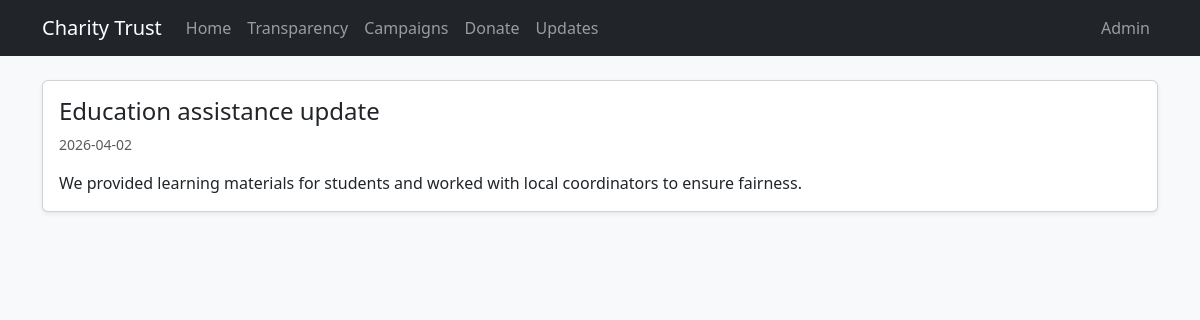
The page /posts/2 on the database its author committed.
### app/models.py (models this page shows)
class Base(DeclarativeBase):
    pass

class Post(Base):
    __tablename__ = "posts"
    id: Mapped[int] = mapped_column(Integer, primary_key=True)
    title: Mapped[str] = mapped_column(String(220), nullable=False, index=True)
    content: Mapped[str] = mapped_column(Text, nullable=False)
    image_filename: Mapped[str] = mapped_column(String(255), nullable=True)
    created_at: Mapped[datetime] = mapped_column(DateTime(timezone=True), default=datetime.utcnow, nullable=False)
    updated_at: Mapped[datetime] = mapped_column(
        DateTime(timezone=True), default=datetime.utcnow, onupdate=datetime.utcnow, nullable=False
    )

### app/routes/public.py (the view)
@public_bp.route("/posts/<int:post_id>", methods=["GET"])
def post_detail(post_id: int):
    db = get_db()
    post = db.query(Post).filter(Post.id == post_id).first()
    if not post:
        flash("Post not found.", "danger")
        return redirect(url_for("public.posts_list"))
    return render_template("public/post_detail.html", post=post)

### app/db.py (called while the page is built)
def get_db():
    if SessionLocal is None:
        raise RuntimeError("Database session is not initialized. Call init_engine() first.")
    return SessionLocal

### app/templates/public/post_detail.html (shortened to what this page needs)
{% extends "base.html" %}
{% block content %}
  <div class="card shadow-sm">
    <div class="card-body">
      <h1 class="h4">{{ post.title }}</h1>
      <div class="text-muted small mb-3">{{ post.created_at.strftime('%Y-%m-%d') }}</div>
      <p class="mb-0" style="white-space: pre-wrap;">{{ post.content }}</p>
    </div>
  </div>
{% endblock %}

### app/static/styles.css (style rules this page uses)
body { min-height: 100vh; }

### rows shown on the page
Post: title "Education assistance update", created_at "2026-04-02", content "We provided learning materials for students and worked with local coordinators to ensure fairness."
